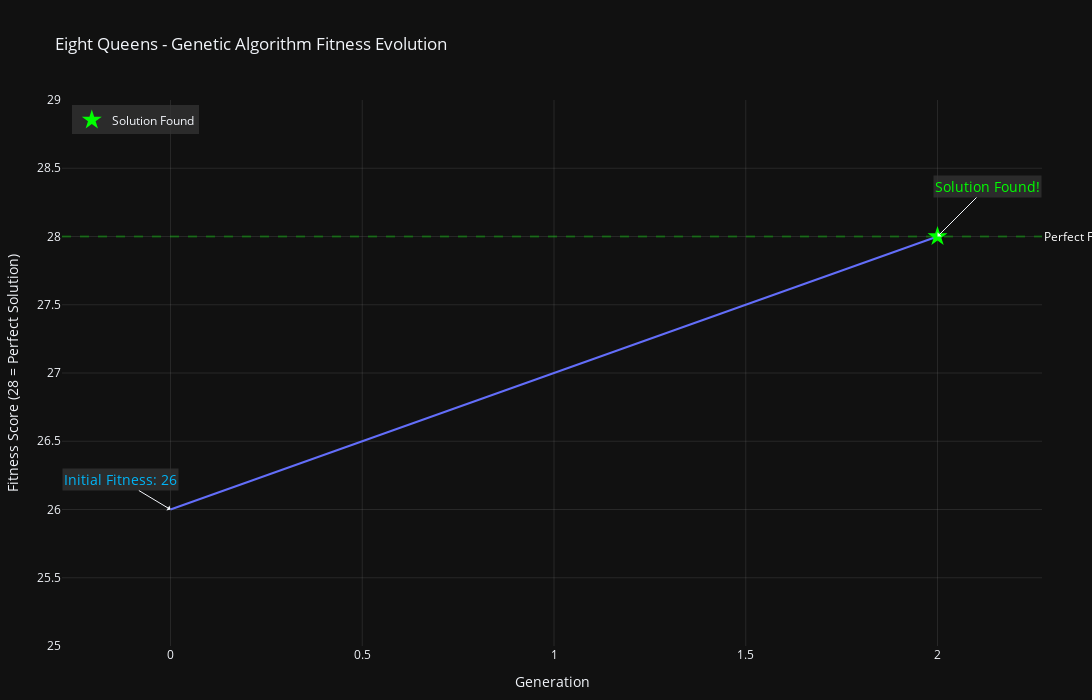
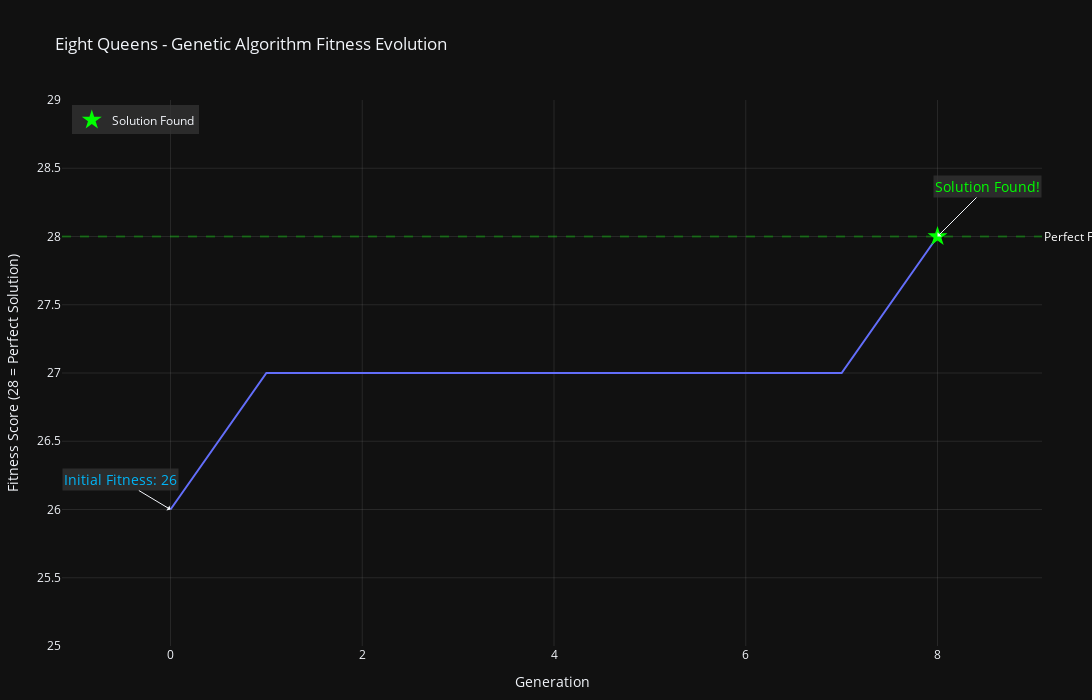
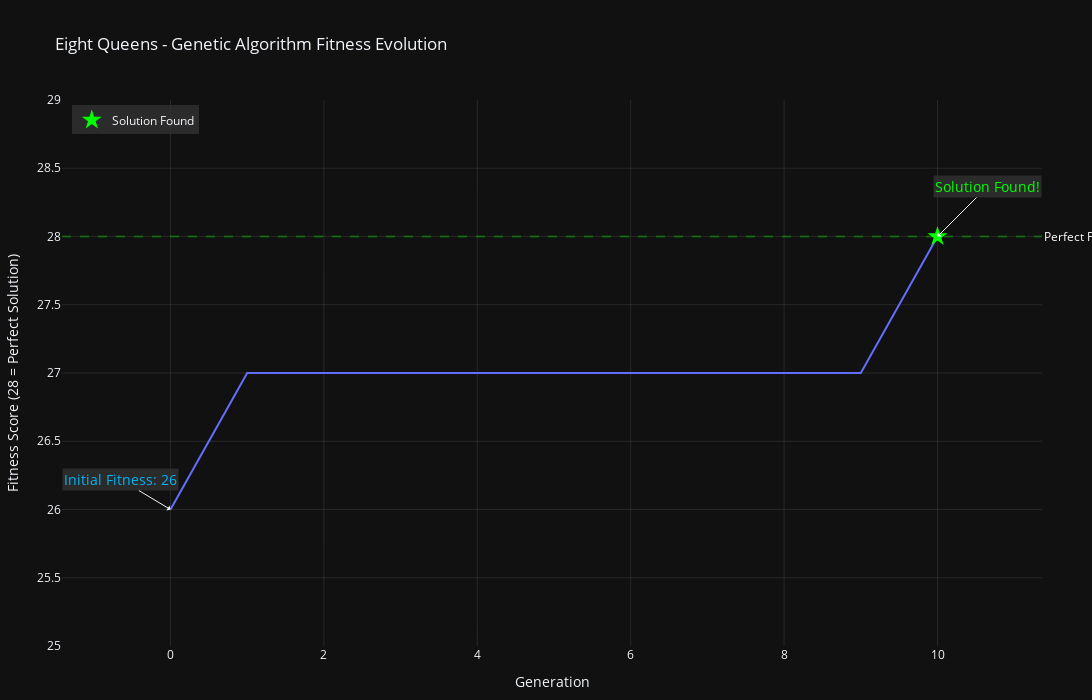
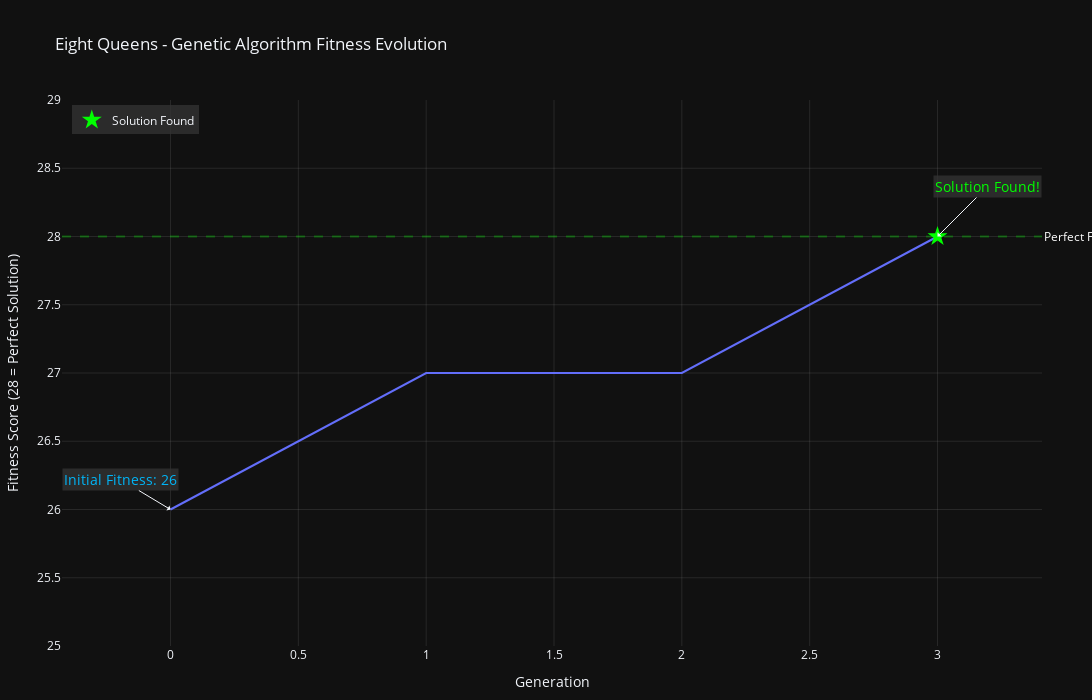

Notebook cell for these charts, in order:
### Code cell
for fitness_history in fitness_histories:
    plot_ga(fitness_history)

### Figure 1 — Plotly figure (JSON) as saved in the notebook; plotly's stock layout.template omitted (floating-point values rounded to 4 significant figures)
{"data": [{"hovertemplate": "Generation=%{x}<br>Fitness Score (28 = Perfect Solution)=%{y}<extra></extra>", "legendgroup": "", "line": {"color": "#636efa", "dash": "solid"}, "marker": {"symbol": "circle"}, "mode": "lines", "name": "", "orientation": "v", "showlegend": false, "type": "scatter", "x": [0, 1, 2], "xaxis": "x", "y": [26, 27, 28], "yaxis": "y"}, {"marker": {"color": "#00FF00", "size": 15, "symbol": "star"}, "mode": "markers", "name": "Solution Found", "type": "scatter", "x": [2], "y": [28]}], "layout": {"annotations": [{"font": {"color": "white"}, "showarrow": false, "text": "Perfect Fitness (28)", "x": 1, "xanchor": "left", "xref": "x domain", "y": 28, "yanchor": "middle", "yref": "y"}, {"arrowhead": 1, "ax": -50, "ay": -30, "bgcolor": "rgba(50, 50, 50, 0.8)", "font": {"color": "#00B5F7", "size": 14}, "showarrow": true, "text": "Initial Fitness: 26", "x": 0, "y": 26}, {"arrowhead": 1, "ax": 50, "ay": -50, "bgcolor": "rgba(50, 50, 50, 0.8)", "font": {"color": "#00FF00", "size": 14}, "showarrow": true, "text": "Solution Found!", "x": 2, "y": 28}], "height": 700, "hovermode": "x unified", "legend": {"bgcolor": "rgba(50, 50, 50, 0.8)", "tracegroupgap": 0, "x": 0.01, "xanchor": "left", "y": 0.99, "yanchor": "top"}, "margin": {"b": 50, "l": 50, "r": 50, "t": 100}, "shapes": [{"line": {"color": "rgba(0, 255, 0, 0.3)", "dash": "dash"}, "type": "line", "x0": 0, "x1": 1, "xref": "x domain", "y0": 28, "y1": 28, "yref": "y"}], "title": {"text": "Eight Queens - Genetic Algorithm Fitness Evolution"}, "width": 1500, "xaxis": {"anchor": "y", "domain": [0, 1], "gridcolor": "rgba(128, 128, 128, 0.2)", "title": {"text": "Generation"}, "zeroline": false}, "yaxis": {"anchor": "x", "domain": [0, 1], "gridcolor": "rgba(128, 128, 128, 0.2)", "range": [25, 29], "title": {"text": "Fitness Score (28 = Perfect Solution)"}, "zeroline": false}}}

### Figure 2 — Plotly figure (JSON) as saved in the notebook; plotly's stock layout.template omitted (floating-point values rounded to 4 significant figures)
{"data": [{"hovertemplate": "Generation=%{x}<br>Fitness Score (28 = Perfect Solution)=%{y}<extra></extra>", "legendgroup": "", "line": {"color": "#636efa", "dash": "solid"}, "marker": {"symbol": "circle"}, "mode": "lines", "name": "", "orientation": "v", "showlegend": false, "type": "scatter", "x": [0, 1, 2, 3, 4, 5, 6, 7, 8], "xaxis": "x", "y": [26, 27, 27, 27, 27, 27, 27, 27, 28], "yaxis": "y"}, {"marker": {"color": "#00FF00", "size": 15, "symbol": "star"}, "mode": "markers", "name": "Solution Found", "type": "scatter", "x": [8], "y": [28]}], "layout": {"annotations": [{"font": {"color": "white"}, "showarrow": false, "text": "Perfect Fitness (28)", "x": 1, "xanchor": "left", "xref": "x domain", "y": 28, "yanchor": "middle", "yref": "y"}, {"arrowhead": 1, "ax": -50, "ay": -30, "bgcolor": "rgba(50, 50, 50, 0.8)", "font": {"color": "#00B5F7", "size": 14}, "showarrow": true, "text": "Initial Fitness: 26", "x": 0, "y": 26}, {"arrowhead": 1, "ax": 50, "ay": -50, "bgcolor": "rgba(50, 50, 50, 0.8)", "font": {"color": "#00FF00", "size": 14}, "showarrow": true, "text": "Solution Found!", "x": 8, "y": 28}], "height": 700, "hovermode": "x unified", "legend": {"bgcolor": "rgba(50, 50, 50, 0.8)", "tracegroupgap": 0, "x": 0.01, "xanchor": "left", "y": 0.99, "yanchor": "top"}, "margin": {"b": 50, "l": 50, "r": 50, "t": 100}, "shapes": [{"line": {"color": "rgba(0, 255, 0, 0.3)", "dash": "dash"}, "type": "line", "x0": 0, "x1": 1, "xref": "x domain", "y0": 28, "y1": 28, "yref": "y"}], "title": {"text": "Eight Queens - Genetic Algorithm Fitness Evolution"}, "width": 1500, "xaxis": {"anchor": "y", "domain": [0, 1], "gridcolor": "rgba(128, 128, 128, 0.2)", "title": {"text": "Generation"}, "zeroline": false}, "yaxis": {"anchor": "x", "domain": [0, 1], "gridcolor": "rgba(128, 128, 128, 0.2)", "range": [25, 29], "title": {"text": "Fitness Score (28 = Perfect Solution)"}, "zeroline": false}}}

### Figure 3 — Plotly figure (JSON) as saved in the notebook; plotly's stock layout.template omitted (floating-point values rounded to 4 significant figures)
{"data": [{"hovertemplate": "Generation=%{x}<br>Fitness Score (28 = Perfect Solution)=%{y}<extra></extra>", "legendgroup": "", "line": {"color": "#636efa", "dash": "solid"}, "marker": {"symbol": "circle"}, "mode": "lines", "name": "", "orientation": "v", "showlegend": false, "type": "scatter", "x": [0, 1, 2, 3, 4, 5, 6, 7, 8, 9, 10], "xaxis": "x", "y": [26, 27, 27, 27, 27, 27, 27, 27, 27, 27, 28], "yaxis": "y"}, {"marker": {"color": "#00FF00", "size": 15, "symbol": "star"}, "mode": "markers", "name": "Solution Found", "type": "scatter", "x": [10], "y": [28]}], "layout": {"annotations": [{"font": {"color": "white"}, "showarrow": false, "text": "Perfect Fitness (28)", "x": 1, "xanchor": "left", "xref": "x domain", "y": 28, "yanchor": "middle", "yref": "y"}, {"arrowhead": 1, "ax": -50, "ay": -30, "bgcolor": "rgba(50, 50, 50, 0.8)", "font": {"color": "#00B5F7", "size": 14}, "showarrow": true, "text": "Initial Fitness: 26", "x": 0, "y": 26}, {"arrowhead": 1, "ax": 50, "ay": -50, "bgcolor": "rgba(50, 50, 50, 0.8)", "font": {"color": "#00FF00", "size": 14}, "showarrow": true, "text": "Solution Found!", "x": 10, "y": 28}], "height": 700, "hovermode": "x unified", "legend": {"bgcolor": "rgba(50, 50, 50, 0.8)", "tracegroupgap": 0, "x": 0.01, "xanchor": "left", "y": 0.99, "yanchor": "top"}, "margin": {"b": 50, "l": 50, "r": 50, "t": 100}, "shapes": [{"line": {"color": "rgba(0, 255, 0, 0.3)", "dash": "dash"}, "type": "line", "x0": 0, "x1": 1, "xref": "x domain", "y0": 28, "y1": 28, "yref": "y"}], "title": {"text": "Eight Queens - Genetic Algorithm Fitness Evolution"}, "width": 1500, "xaxis": {"anchor": "y", "domain": [0, 1], "gridcolor": "rgba(128, 128, 128, 0.2)", "title": {"text": "Generation"}, "zeroline": false}, "yaxis": {"anchor": "x", "domain": [0, 1], "gridcolor": "rgba(128, 128, 128, 0.2)", "range": [25, 29], "title": {"text": "Fitness Score (28 = Perfect Solution)"}, "zeroline": false}}}

### Figure 4 — Plotly figure (JSON) as saved in the notebook; plotly's stock layout.template omitted (floating-point values rounded to 4 significant figures)
{"data": [{"hovertemplate": "Generation=%{x}<br>Fitness Score (28 = Perfect Solution)=%{y}<extra></extra>", "legendgroup": "", "line": {"color": "#636efa", "dash": "solid"}, "marker": {"symbol": "circle"}, "mode": "lines", "name": "", "orientation": "v", "showlegend": false, "type": "scatter", "x": [0, 1, 2, 3], "xaxis": "x", "y": [26, 27, 27, 28], "yaxis": "y"}, {"marker": {"color": "#00FF00", "size": 15, "symbol": "star"}, "mode": "markers", "name": "Solution Found", "type": "scatter", "x": [3], "y": [28]}], "layout": {"annotations": [{"font": {"color": "white"}, "showarrow": false, "text": "Perfect Fitness (28)", "x": 1, "xanchor": "left", "xref": "x domain", "y": 28, "yanchor": "middle", "yref": "y"}, {"arrowhead": 1, "ax": -50, "ay": -30, "bgcolor": "rgba(50, 50, 50, 0.8)", "font": {"color": "#00B5F7", "size": 14}, "showarrow": true, "text": "Initial Fitness: 26", "x": 0, "y": 26}, {"arrowhead": 1, "ax": 50, "ay": -50, "bgcolor": "rgba(50, 50, 50, 0.8)", "font": {"color": "#00FF00", "size": 14}, "showarrow": true, "text": "Solution Found!", "x": 3, "y": 28}], "height": 700, "hovermode": "x unified", "legend": {"bgcolor": "rgba(50, 50, 50, 0.8)", "tracegroupgap": 0, "x": 0.01, "xanchor": "left", "y": 0.99, "yanchor": "top"}, "margin": {"b": 50, "l": 50, "r": 50, "t": 100}, "shapes": [{"line": {"color": "rgba(0, 255, 0, 0.3)", "dash": "dash"}, "type": "line", "x0": 0, "x1": 1, "xref": "x domain", "y0": 28, "y1": 28, "yref": "y"}], "title": {"text": "Eight Queens - Genetic Algorithm Fitness Evolution"}, "width": 1500, "xaxis": {"anchor": "y", "domain": [0, 1], "gridcolor": "rgba(128, 128, 128, 0.2)", "title": {"text": "Generation"}, "zeroline": false}, "yaxis": {"anchor": "x", "domain": [0, 1], "gridcolor": "rgba(128, 128, 128, 0.2)", "range": [25, 29], "title": {"text": "Fitness Score (28 = Perfect Solution)"}, "zeroline": false}}}
